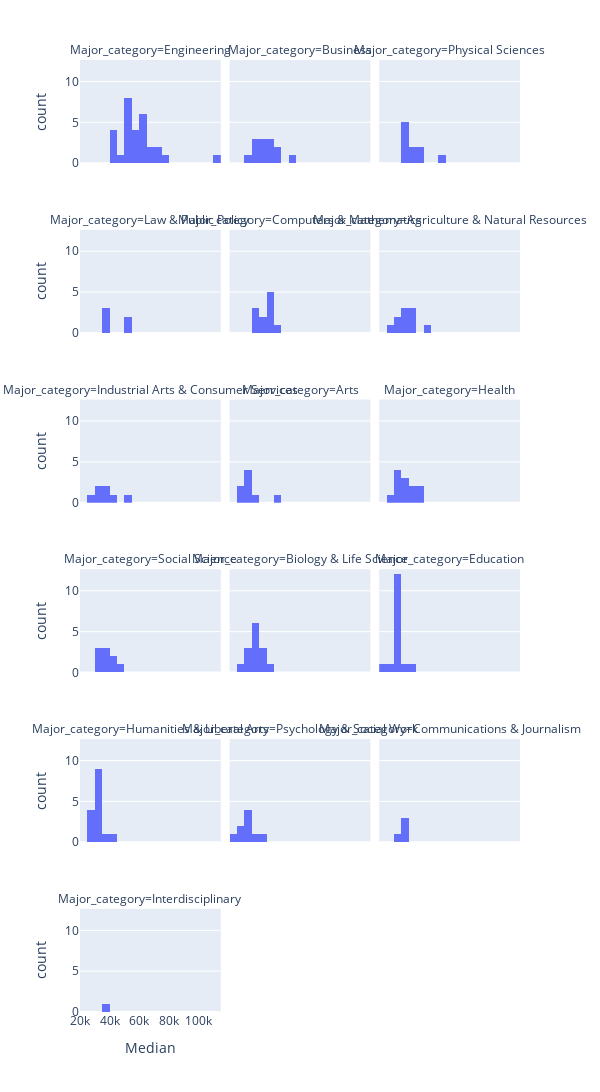

Here is the notebook cell this chart was saved with:
### Code cell
#Make a histogram that explores median income for each of the major categories (facet_col).
#How did you choose your number of bins?

fig = px.histogram(DF_raw,
                  x = 'Median',
                   nbins =20,
                  facet_col='Major_category',
                  facet_col_wrap=3)

fig.update_layout(autosize=False,
                  width = 600,
                  height = 1600)
fig.show()

### Figure 1 — Plotly figure (JSON) as saved in the notebook; plotly's stock layout.template omitted (floating-point values rounded to 4 significant figures)
{"data": [{"alignmentgroup": "True", "bingroup": "x", "hovertemplate": "Major_category=Engineering<br>Median=%{x}<br>count=%{y}<extra></extra>", "legendgroup": "", "marker": {"color": "#636efa", "pattern": {"shape": ""}}, "name": "", "nbinsx": 20, "offsetgroup": "", "orientation": "v", "showlegend": false, "type": "histogram", "x": [110000, 75000, 73000, 70000, 65000, 65000, 60000, 60000, 60000, 60000, 60000, 60000, 58000, 57100, 57000, 56000, 54000, 52000, 52000, 50000, 50000, 50000, 50000, 50000, 46000, 44000, 40000, 40000, 40000], "xaxis": "x16", "yaxis": "y16"}, {"alignmentgroup": "True", "bingroup": "x", "hovertemplate": "Major_category=Business<br>Median=%{x}<br>count=%{y}<extra></extra>", "legendgroup": "", "marker": {"color": "#636efa", "pattern": {"shape": ""}}, "name": "", "nbinsx": 20, "offsetgroup": "", "orientation": "v", "showlegend": false, "type": "histogram", "x": [62000, 51000, 50000, 47000, 46000, 45000, 40000, 40000, 40000, 38000, 38000, 36000, 33000], "xaxis": "x17", "yaxis": "y17"}, {"alignmentgroup": "True", "bingroup": "x", "hovertemplate": "Major_category=Physical Sciences<br>Median=%{x}<br>count=%{y}<extra></extra>", "legendgroup": "", "marker": {"color": "#636efa", "pattern": {"shape": ""}}, "name": "", "nbinsx": 20, "offsetgroup": "", "orientation": "v", "showlegend": false, "type": "histogram", "x": [62000, 46000, 45000, 44700, 40000, 39000, 36200, 36000, 35000, 35000], "xaxis": "x18", "yaxis": "y18"}, {"alignmentgroup": "True", "bingroup": "x", "hovertemplate": "Major_category=Law & Public Policy<br>Median=%{x}<br>count=%{y}<extra></extra>", "legendgroup": "", "marker": {"color": "#636efa", "pattern": {"shape": ""}}, "name": "", "nbinsx": 20, "offsetgroup": "", "orientation": "v", "showlegend": false, "type": "histogram", "x": [54000, 50000, 36000, 36000, 35000], "xaxis": "x13", "yaxis": "y13"}, {"alignmentgroup": "True", "bingroup": "x", "hovertemplate": "Major_category=Computers & Mathematics<br>Median=%{x}<br>count=%{y}<extra></extra>", "legendgroup": "", "marker": {"color": "#636efa", "pattern": {"shape": ""}}, "name": "", "nbinsx": 20, "offsetgroup": "", "orientation": "v", "showlegend": false, "type": "histogram", "x": [53000, 45000, 45000, 45000, 45000, 45000, 42000, 41300, 37500, 36400, 35000], "xaxis": "x14", "yaxis": "y14"}, {"alignmentgroup": "True", "bingroup": "x", "hovertemplate": "Major_category=Agriculture & Natural Resources<br>Median=%{x}<br>count=%{y}<extra></extra>", "legendgroup": "", "marker": {"color": "#636efa", "pattern": {"shape": ""}}, "name": "", "nbinsx": 20, "offsetgroup": "", "orientation": "v", "showlegend": false, "type": "histogram", "x": [53000, 40000, 40000, 40000, 35000, 35000, 35000, 32000, 30000, 29000], "xaxis": "x15", "yaxis": "y15"}, {"alignmentgroup": "True", "bingroup": "x", "hovertemplate": "Major_category=Industrial Arts & Consumer Services<br>Median=%{x}<br>count=%{y}<extra></extra>", "legendgroup": "", "marker": {"color": "#636efa", "pattern": {"shape": ""}}, "name": "", "nbinsx": 20, "offsetgroup": "", "orientation": "v", "showlegend": false, "type": "histogram", "x": [50000, 40000, 38400, 35000, 32000, 30000, 29000], "xaxis": "x10", "yaxis": "y10"}, {"alignmentgroup": "True", "bingroup": "x", "hovertemplate": "Major_category=Arts<br>Median=%{x}<br>count=%{y}<extra></extra>", "legendgroup": "", "marker": {"color": "#636efa", "pattern": {"shape": ""}}, "name": "", "nbinsx": 20, "offsetgroup": "", "orientation": "v", "showlegend": false, "type": "histogram", "x": [50000, 35000, 32000, 31000, 30500, 30000, 29000, 27000], "xaxis": "x11", "yaxis": "y11"}, {"alignmentgroup": "True", "bingroup": "x", "hovertemplate": "Major_category=Health<br>Median=%{x}<br>count=%{y}<extra></extra>", "legendgroup": "", "marker": {"color": "#636efa", "pattern": {"shape": ""}}, "name": "", "nbinsx": 20, "offsetgroup": "", "orientation": "v", "showlegend": false, "type": "histogram", "x": [48000, 45000, 42000, 40000, 36000, 35000, 35000, 34000, 33500, 33000, 32400, 28000], "xaxis": "x12", "yaxis": "y12"}, {"alignmentgroup": "True", "bingroup": "x", "hovertemplate": "Major_category=Social Science<br>Median=%{x}<br>count=%{y}<extra></extra>", "legendgroup": "", "marker": {"color": "#636efa", "pattern": {"shape": ""}}, "name": "", "nbinsx": 20, "offsetgroup": "", "orientation": "v", "showlegend": false, "type": "histogram", "x": [47000, 40100, 40000, 38000, 38000, 35000, 33000, 33000, 32000], "xaxis": "x7", "yaxis": "y7"}, {"alignmentgroup": "True", "bingroup": "x", "hovertemplate": "Major_category=Biology & Life Science<br>Median=%{x}<br>count=%{y}<extra></extra>", "legendgroup": "", "marker": {"color": "#636efa", "pattern": {"shape": ""}}, "name": "", "nbinsx": 20, "offsetgroup": "", "orientation": "v", "showlegend": false, "type": "histogram", "x": [45000, 41000, 40000, 40000, 38000, 37400, 37000, 35600, 35000, 35000, 33500, 33400, 33000, 26000], "xaxis": "x8", "yaxis": "y8"}, {"alignmentgroup": "True", "bingroup": "x", "hovertemplate": "Major_category=Education<br>Median=%{x}<br>count=%{y}<extra></extra>", "legendgroup": "", "marker": {"color": "#636efa", "pattern": {"shape": ""}}, "name": "", "nbinsx": 20, "offsetgroup": "", "orientation": "v", "showlegend": false, "type": "histogram", "x": [41000, 35000, 34000, 34000, 34000, 34000, 33000, 33000, 32500, 32100, 32000, 32000, 31000, 30000, 28000, 22000], "xaxis": "x9", "yaxis": "y9"}, {"alignmentgroup": "True", "bingroup": "x", "hovertemplate": "Major_category=Humanities & Liberal Arts<br>Median=%{x}<br>count=%{y}<extra></extra>", "legendgroup": "", "marker": {"color": "#636efa", "pattern": {"shape": ""}}, "name": "", "nbinsx": 20, "offsetgroup": "", "orientation": "v", "showlegend": false, "type": "histogram", "x": [40000, 35000, 34000, 34000, 34000, 33000, 32200, 32000, 32000, 31000, 30000, 29000, 28000, 27500, 27000], "xaxis": "x4", "yaxis": "y4"}, {"alignmentgroup": "True", "bingroup": "x", "hovertemplate": "Major_category=Psychology & Social Work<br>Median=%{x}<br>count=%{y}<extra></extra>", "legendgroup": "", "marker": {"color": "#636efa", "pattern": {"shape": ""}}, "name": "", "nbinsx": 20, "offsetgroup": "", "orientation": "v", "showlegend": false, "type": "histogram", "x": [40000, 36000, 31500, 30000, 30000, 30000, 25000, 25000, 23400], "xaxis": "x5", "yaxis": "y5"}, {"alignmentgroup": "True", "bingroup": "x", "hovertemplate": "Major_category=Communications & Journalism<br>Median=%{x}<br>count=%{y}<extra></extra>", "legendgroup": "", "marker": {"color": "#636efa", "pattern": {"shape": ""}}, "name": "", "nbinsx": 20, "offsetgroup": "", "orientation": "v", "showlegend": false, "type": "histogram", "x": [35000, 35000, 35000, 33000], "xaxis": "x6", "yaxis": "y6"}, {"alignmentgroup": "True", "bingroup": "x", "hovertemplate": "Major_category=Interdisciplinary<br>Median=%{x}<br>count=%{y}<extra></extra>", "legendgroup": "", "marker": {"color": "#636efa", "pattern": {"shape": ""}}, "name": "", "nbinsx": 20, "offsetgroup": "", "orientation": "v", "showlegend": false, "type": "histogram", "x": [35000], "xaxis": "x", "yaxis": "y"}], "layout": {"annotations": [{"font": {}, "showarrow": false, "text": "Major_category=Interdisciplinary", "x": 0.16, "xanchor": "center", "xref": "paper", "y": 0.1083, "yanchor": "bottom", "yref": "paper"}, {"font": {}, "showarrow": false, "text": "Major_category=Humanities & Liberal Arts", "x": 0.16, "xanchor": "center", "xref": "paper", "y": 0.2867, "yanchor": "bottom", "yref": "paper"}, {"font": {}, "showarrow": false, "text": "Major_category=Psychology & Social Work", "x": 0.5, "xanchor": "center", "xref": "paper", "y": 0.2867, "yanchor": "bottom", "yref": "paper"}, {"font": {}, "showarrow": false, "text": "Major_category=Communications & Journalism", "x": 0.84, "xanchor": "center", "xref": "paper", "y": 0.2867, "yanchor": "bottom", "yref": "paper"}, {"font": {}, "showarrow": false, "text": "Major_category=Social Science", "x": 0.16, "xanchor": "center", "xref": "paper", "y": 0.465, "yanchor": "bottom", "yref": "paper"}, {"font": {}, "showarrow": false, "text": "Major_category=Biology & Life Science", "x": 0.5, "xanchor": "center", "xref": "paper", "y": 0.465, "yanchor": "bottom", "yref": "paper"}, {"font": {}, "showarrow": false, "text": "Major_category=Education", "x": 0.84, "xanchor": "center", "xref": "paper", "y": 0.465, "yanchor": "bottom", "yref": "paper"}, {"font": {}, "showarrow": false, "text": "Major_category=Industrial Arts & Consumer Services", "x": 0.16, "xanchor": "center", "xref": "paper", "y": 0.6433, "yanchor": "bottom", "yref": "paper"}, {"font": {}, "showarrow": false, "text": "Major_category=Arts", "x": 0.5, "xanchor": "center", "xref": "paper", "y": 0.6433, "yanchor": "bottom", "yref": "paper"}, {"font": {}, "showarrow": false, "text": "Major_category=Health", "x": 0.84, "xanchor": "center", "xref": "paper", "y": 0.6433, "yanchor": "bottom", "yref": "paper"}, {"font": {}, "showarrow": false, "text": "Major_category=Law & Public Policy", "x": 0.16, "xanchor": "center", "xref": "paper", "y": 0.8217, "yanchor": "bottom", "yref": "paper"}, {"font": {}, "showarrow": false, "text": "Major_category=Computers & Mathematics", "x": 0.5, "xanchor": "center", "xref": "paper", "y": 0.8217, "yanchor": "bottom", "yref": "paper"}, {"font": {}, "showarrow": false, "text": "Major_category=Agriculture & Natural Resources", "x": 0.84, "xanchor": "center", "xref": "paper", "y": 0.8217, "yanchor": "bottom", "yref": "paper"}, {"font": {}, "showarrow": false, "text": "Major_category=Engineering", "x": 0.16, "xanchor": "center", "xref": "paper", "y": 1.0, "yanchor": "bottom", "yref": "paper"}, {"font": {}, "showarrow": false, "text": "Major_category=Business", "x": 0.5, "xanchor": "center", "xref": "paper", "y": 1.0, "yanchor": "bottom", "yref": "paper"}, {"font": {}, "showarrow": false, "text": "Major_category=Physical Sciences", "x": 0.84, "xanchor": "center", "xref": "paper", "y": 1.0, "yanchor": "bottom", "yref": "paper"}], "autosize": false, "barmode": "relative", "height": 1600, "legend": {"tracegroupgap": 0}, "margin": {"t": 60}, "width": 600, "xaxis": {"anchor": "y", "autorange": true, "domain": [0, 0.32], "range": [20000.0, 115000.0], "title": {"text": "Median"}, "type": "linear"}, "xaxis10": {"anchor": "y10", "autorange": true, "domain": [0, 0.32], "matches": "x", "range": [20000.0, 115000.0], "showticklabels": false, "type": "linear"}, "xaxis11": {"anchor": "y11", "autorange": true, "domain": [0.34, 0.66], "matches": "x", "range": [20000.0, 115000.0], "showticklabels": false, "type": "linear"}, "xaxis12": {"anchor": "y12", "autorange": true, "domain": [0.68, 1.0], "matches": "x", "range": [20000.0, 115000.0], "showticklabels": false, "type": "linear"}, "xaxis13": {"anchor": "y13", "autorange": true, "domain": [0, 0.32], "matches": "x", "range": [20000.0, 115000.0], "showticklabels": false, "type": "linear"}, "xaxis14": {"anchor": "y14", "autorange": true, "domain": [0.34, 0.66], "matches": "x", "range": [20000.0, 115000.0], "showticklabels": false, "type": "linear"}, "xaxis15": {"anchor": "y15", "autorange": true, "domain": [0.68, 1.0], "matches": "x", "range": [20000.0, 115000.0], "showticklabels": false, "type": "linear"}, "xaxis16": {"anchor": "y16", "autorange": true, "domain": [0, 0.32], "matches": "x", "range": [20000.0, 115000.0], "showticklabels": false, "type": "linear"}, "xaxis17": {"anchor": "y17", "autorange": true, "domain": [0.34, 0.66], "matches": "x", "range": [20000.0, 115000.0], "showticklabels": false, "type": "linear"}, "xaxis18": {"anchor": "y18", "autorange": true, "domain": [0.68, 1.0], "matches": "x", "range": [20000.0, 115000.0], "showticklabels": false, "type": "linear"}, "xaxis2": {"anchor": "y2", "domain": [0.34, 0.66], "matches": "x", "title": {"text": "Median"}}, "xaxis3": {"anchor": "y3", "domain": [0.68, 1.0], "matches": "x", "title": {"text": "Median"}}, "xaxis4": {"anchor": "y4", "autorange": true, "domain": [0, 0.32], "matches": "x", "range": [20000.0, 115000.0], "showticklabels": false, "type": "linear"}, "xaxis5": {"anchor": "y5", "autorange": true, "domain": [0.34, 0.66], "matches": "x", "range": [20000.0, 115000.0], "showticklabels": false, "type": "linear"}, "xaxis6": {"anchor": "y6", "autorange": true, "domain": [0.68, 1.0], "matches": "x", "range": [20000.0, 115000.0], "showticklabels": false, "type": "linear"}, "xaxis7": {"anchor": "y7", "autorange": true, "domain": [0, 0.32], "matches": "x", "range": [20000.0, 115000.0], "showticklabels": false, "type": "linear"}, "xaxis8": {"anchor": "y8", "autorange": true, "domain": [0.34, 0.66], "matches": "x", "range": [20000.0, 115000.0], "showticklabels": false, "type": "linear"}, "xaxis9": {"anchor": "y9", "autorange": true, "domain": [0.68, 1.0], "matches": "x", "range": [20000.0, 115000.0], "showticklabels": false, "type": "linear"}, "yaxis": {"anchor": "x", "autorange": true, "domain": [0, 0.1083], "range": [0, 12.63], "title": {"text": "count"}}, "yaxis10": {"anchor": "x10", "autorange": true, "domain": [0.535, 0.6433], "matches": "y", "range": [0, 12.63], "title": {"text": "count"}}, "yaxis11": {"anchor": "x11", "autorange": true, "domain": [0.535, 0.6433], "matches": "y", "range": [0, 12.63], "showticklabels": false}, "yaxis12": {"anchor": "x12", "autorange": true, "domain": [0.535, 0.6433], "matches": "y", "range": [0, 12.63], "showticklabels": false}, "yaxis13": {"anchor": "x13", "autorange": true, "domain": [0.7133, 0.8217], "matches": "y", "range": [0, 12.63], "title": {"text": "count"}}, "yaxis14": {"anchor": "x14", "autorange": true, "domain": [0.7133, 0.8217], "matches": "y", "range": [0, 12.63], "showticklabels": false}, "yaxis15": {"anchor": "x15", "autorange": true, "domain": [0.7133, 0.8217], "matches": "y", "range": [0, 12.63], "showticklabels": false}, "yaxis16": {"anchor": "x16", "autorange": true, "domain": [0.8917, 1.0], "matches": "y", "range": [0, 12.63], "title": {"text": "count"}}, "yaxis17": {"anchor": "x17", "autorange": true, "domain": [0.8917, 1.0], "matches": "y", "range": [0, 12.63], "showticklabels": false}, "yaxis18": {"anchor": "x18", "autorange": true, "domain": [0.8917, 1.0], "matches": "y", "range": [0, 12.63], "showticklabels": false}, "yaxis2": {"anchor": "x2", "domain": [0, 0.1083], "matches": "y", "showticklabels": false}, "yaxis3": {"anchor": "x3", "domain": [0, 0.1083], "matches": "y", "showticklabels": false}, "yaxis4": {"anchor": "x4", "autorange": true, "domain": [0.1783, 0.2867], "matches": "y", "range": [0, 12.63], "title": {"text": "count"}}, "yaxis5": {"anchor": "x5", "autorange": true, "domain": [0.1783, 0.2867], "matches": "y", "range": [0, 12.63], "showticklabels": false}, "yaxis6": {"anchor": "x6", "autorange": true, "domain": [0.1783, 0.2867], "matches": "y", "range": [0, 12.63], "showticklabels": false}, "yaxis7": {"anchor": "x7", "autorange": true, "domain": [0.3567, 0.465], "matches": "y", "range": [0, 12.63], "title": {"text": "count"}}, "yaxis8": {"anchor": "x8", "autorange": true, "domain": [0.3567, 0.465], "matches": "y", "range": [0, 12.63], "showticklabels": false}, "yaxis9": {"anchor": "x9", "autorange": true, "domain": [0.3567, 0.465], "matches": "y", "range": [0, 12.63], "showticklabels": false}}}
